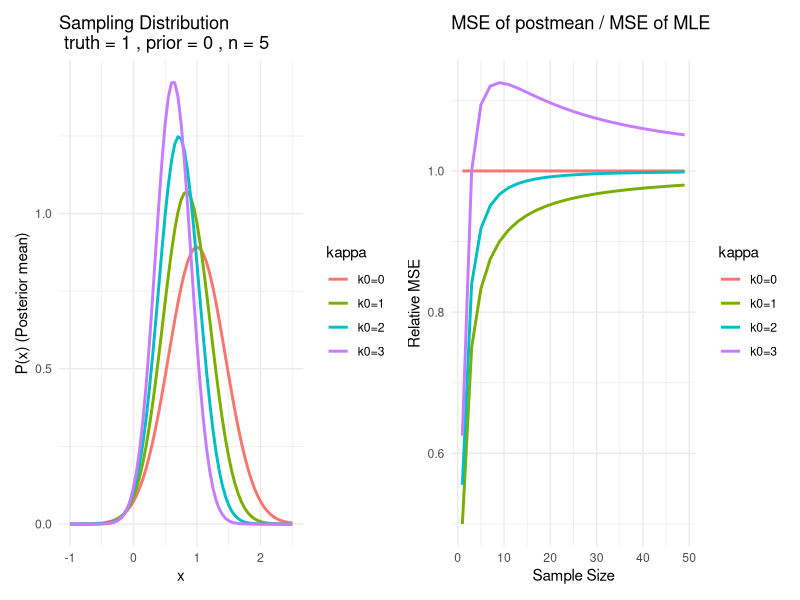

The R script that drew this image:
library(tidyverse)
library(patchwork)

colors <- c(
  "blue","red","black","green","cyan","yellow","magenta",
  "red","blue","black","green","cyan","yellow","magenta"
)

# -----------------------------
# Posterior mean sampling distribution
# -----------------------------
plot_posterior_mean <- function(k0 = 4, n = 5) {

  k0s <- 0:(k0 - 1)
  thetaTrue <- 1
  sigmaTrue <- 1
  thetaPrior <- 0

  xrange <- seq(-1, 2.5, by = 0.05)

  df <- map_dfr(
    seq_along(k0s),
    function(i) {

      k0 <- k0s[i]
      w <- n / (n + k0)
      v <- w^2 * sigmaTrue^2 / n
      thetaEst <- w * thetaTrue + (1 - w) * thetaPrior

      tibble(
        x = xrange,
        y = dnorm(
          xrange,
          mean = thetaEst,
          sd = sqrt(v)
        ),
        kappa = paste0("k0=", k0),
        color = colors[i]
      )
    }
  )

  ggplot(
    df,
    aes(x, y, color = kappa)
  ) +
    geom_line(linewidth = 1) +
    theme_minimal() +
    labs(
      title = paste(
        "Sampling Distribution\n truth =",
        thetaTrue,
        ", prior =",
        thetaPrior,
        ", n =",
        n
      ),
      x = "x",
      y = "P(x) (Posterior mean)"
    )
}

# -----------------------------
# Relative MSE plot
# -----------------------------
plot_relative_mean <- function(k0 = 4) {

  k0s <- 0:(k0 - 1)
  ns <- seq(1, 49, by = 2)

  thetaTrue <- 1
  sigmaTrue <- 1
  thetaPrior <- 0

  df <- map_dfr(
    seq_along(k0s),
    function(i) {

      k0 <- k0s[i]

      ws <- ns / (ns + k0)

      mseE <- sigmaTrue^2 / ns
      # variance + bias
      mseB <- ws^2 * sigmaTrue^2 / ns +
        (1 - ws)^2 * (thetaPrior - thetaTrue)^2

      tibble(
        n = ns,
        ratio = mseB / mseE,
        kappa = paste0("k0=", k0)
      )
    }
  )

  ggplot(
    df,
    aes(n, ratio, color = kappa)
  ) +
    geom_line(linewidth = 1) +
    theme_minimal() +
    labs(
      title = "MSE of postmean / MSE of MLE",
      x = "Sample Size",
      y = "Relative MSE"
    )
}

p1 <- plot_posterior_mean()
p2 <- plot_relative_mean()

p1 + p2
